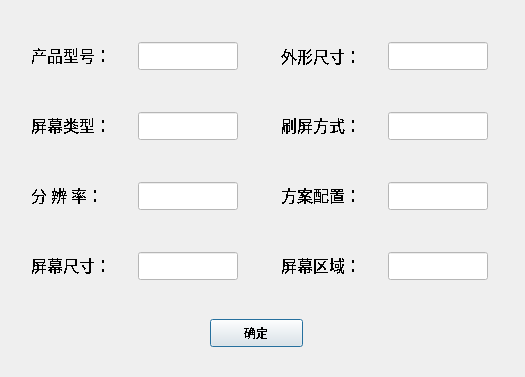
<?xml version="1.0" encoding="UTF-8"?>
<ui version="4.0">
 <class>production_feature_window</class>
 <widget class="QDialog" name="production_feature_window">
  <property name="geometry">
   <rect>
    <x>0</x>
    <y>0</y>
    <width>525</width>
    <height>377</height>
   </rect>
  </property>
  <property name="minimumSize">
   <size>
    <width>525</width>
    <height>377</height>
   </size>
  </property>
  <property name="maximumSize">
   <size>
    <width>525</width>
    <height>377</height>
   </size>
  </property>
  <property name="windowTitle">
   <string>型号特征</string>
  </property>
  <property name="windowIcon">
   <iconset theme="产品型号" resource="resources.qrc">
    <normaloff>:/resourse/canshu.png</normaloff>:/resourse/canshu.png</iconset>
  </property>
  <widget class="QWidget" name="horizontalLayoutWidget_11">
   <property name="geometry">
    <rect>
     <x>280</x>
     <y>240</y>
     <width>209</width>
     <height>51</height>
    </rect>
   </property>
   <property name="font">
    <font>
     <stylestrategy>NoAntialias</stylestrategy>
    </font>
   </property>
   <layout class="QHBoxLayout" name="horizontalLayout_11">
    <item>
     <widget class="QLabel" name="label_11">
      <property name="minimumSize">
       <size>
        <width>100</width>
        <height>49</height>
       </size>
      </property>
      <property name="maximumSize">
       <size>
        <width>100</width>
        <height>50</height>
       </size>
      </property>
      <property name="baseSize">
       <size>
        <width>0</width>
        <height>1</height>
       </size>
      </property>
      <property name="font">
       <font>
        <family>宋体</family>
        <pointsize>12</pointsize>
        <stylestrategy>NoAntialias</stylestrategy>
       </font>
      </property>
      <property name="styleSheet">
       <string notr="true">color: rgb(0, 0, 0);</string>
      </property>
      <property name="text">
       <string>屏幕区域：</string>
      </property>
     </widget>
    </item>
    <item>
     <widget class="QLineEdit" name="lineEdit_8">
      <property name="minimumSize">
       <size>
        <width>100</width>
        <height>28</height>
       </size>
      </property>
      <property name="maximumSize">
       <size>
        <width>100</width>
        <height>26</height>
       </size>
      </property>
      <property name="font">
       <font>
        <stylestrategy>NoAntialias</stylestrategy>
       </font>
      </property>
      <property name="styleSheet">
       <string notr="true">background-color: rgb(255, 255, 255);</string>
      </property>
     </widget>
    </item>
   </layout>
  </widget>
  <widget class="QWidget" name="horizontalLayoutWidget_12">
   <property name="geometry">
    <rect>
     <x>30</x>
     <y>30</y>
     <width>209</width>
     <height>51</height>
    </rect>
   </property>
   <property name="font">
    <font>
     <stylestrategy>NoAntialias</stylestrategy>
    </font>
   </property>
   <layout class="QHBoxLayout" name="horizontalLayout_12">
    <item>
     <widget class="QLabel" name="label_12">
      <property name="minimumSize">
       <size>
        <width>100</width>
        <height>49</height>
       </size>
      </property>
      <property name="maximumSize">
       <size>
        <width>100</width>
        <height>50</height>
       </size>
      </property>
      <property name="baseSize">
       <size>
        <width>0</width>
        <height>1</height>
       </size>
      </property>
      <property name="font">
       <font>
        <family>宋体</family>
        <pointsize>12</pointsize>
        <stylestrategy>NoAntialias</stylestrategy>
       </font>
      </property>
      <property name="styleSheet">
       <string notr="true">color: rgb(0, 0, 0);</string>
      </property>
      <property name="text">
       <string>产品型号：</string>
      </property>
     </widget>
    </item>
    <item>
     <widget class="QLineEdit" name="lineEdit_9">
      <property name="minimumSize">
       <size>
        <width>100</width>
        <height>28</height>
       </size>
      </property>
      <property name="maximumSize">
       <size>
        <width>100</width>
        <height>26</height>
       </size>
      </property>
      <property name="font">
       <font>
        <stylestrategy>NoAntialias</stylestrategy>
       </font>
      </property>
      <property name="styleSheet">
       <string notr="true">background-color: rgb(255, 255, 255);</string>
      </property>
     </widget>
    </item>
   </layout>
  </widget>
  <widget class="QWidget" name="horizontalLayoutWidget_10">
   <property name="geometry">
    <rect>
     <x>280</x>
     <y>170</y>
     <width>209</width>
     <height>51</height>
    </rect>
   </property>
   <property name="font">
    <font>
     <stylestrategy>NoAntialias</stylestrategy>
    </font>
   </property>
   <layout class="QHBoxLayout" name="horizontalLayout_10">
    <item>
     <widget class="QLabel" name="label_10">
      <property name="minimumSize">
       <size>
        <width>100</width>
        <height>49</height>
       </size>
      </property>
      <property name="maximumSize">
       <size>
        <width>100</width>
        <height>50</height>
       </size>
      </property>
      <property name="baseSize">
       <size>
        <width>0</width>
        <height>1</height>
       </size>
      </property>
      <property name="font">
       <font>
        <family>宋体</family>
        <pointsize>12</pointsize>
        <stylestrategy>NoAntialias</stylestrategy>
       </font>
      </property>
      <property name="styleSheet">
       <string notr="true">color: rgb(0, 0, 0);</string>
      </property>
      <property name="text">
       <string>方案配置：</string>
      </property>
     </widget>
    </item>
    <item>
     <widget class="QLineEdit" name="lineEdit_7">
      <property name="minimumSize">
       <size>
        <width>100</width>
        <height>28</height>
       </size>
      </property>
      <property name="maximumSize">
       <size>
        <width>100</width>
        <height>26</height>
       </size>
      </property>
      <property name="font">
       <font>
        <stylestrategy>NoAntialias</stylestrategy>
       </font>
      </property>
      <property name="styleSheet">
       <string notr="true">background-color: rgb(255, 255, 255);</string>
      </property>
     </widget>
    </item>
   </layout>
  </widget>
  <widget class="QWidget" name="horizontalLayoutWidget_6">
   <property name="geometry">
    <rect>
     <x>280</x>
     <y>30</y>
     <width>209</width>
     <height>51</height>
    </rect>
   </property>
   <property name="font">
    <font>
     <stylestrategy>NoAntialias</stylestrategy>
    </font>
   </property>
   <layout class="QHBoxLayout" name="horizontalLayout_6">
    <item>
     <widget class="QLabel" name="label_6">
      <property name="minimumSize">
       <size>
        <width>100</width>
        <height>49</height>
       </size>
      </property>
      <property name="maximumSize">
       <size>
        <width>100</width>
        <height>54</height>
       </size>
      </property>
      <property name="baseSize">
       <size>
        <width>0</width>
        <height>1</height>
       </size>
      </property>
      <property name="font">
       <font>
        <family>宋体</family>
        <pointsize>12</pointsize>
        <stylestrategy>NoAntialias</stylestrategy>
       </font>
      </property>
      <property name="styleSheet">
       <string notr="true">color: rgb(0, 0, 0);</string>
      </property>
      <property name="text">
       <string>外形尺寸：</string>
      </property>
     </widget>
    </item>
    <item>
     <widget class="QLineEdit" name="lineEdit_3">
      <property name="minimumSize">
       <size>
        <width>100</width>
        <height>28</height>
       </size>
      </property>
      <property name="maximumSize">
       <size>
        <width>100</width>
        <height>26</height>
       </size>
      </property>
      <property name="font">
       <font>
        <stylestrategy>NoAntialias</stylestrategy>
       </font>
      </property>
      <property name="styleSheet">
       <string notr="true">background-color: rgb(255, 255, 255);</string>
      </property>
     </widget>
    </item>
   </layout>
  </widget>
  <widget class="QWidget" name="horizontalLayoutWidget_7">
   <property name="geometry">
    <rect>
     <x>30</x>
     <y>170</y>
     <width>209</width>
     <height>51</height>
    </rect>
   </property>
   <property name="font">
    <font>
     <stylestrategy>NoAntialias</stylestrategy>
    </font>
   </property>
   <layout class="QHBoxLayout" name="horizontalLayout_7">
    <item>
     <widget class="QLabel" name="label_7">
      <property name="minimumSize">
       <size>
        <width>100</width>
        <height>49</height>
       </size>
      </property>
      <property name="maximumSize">
       <size>
        <width>100</width>
        <height>50</height>
       </size>
      </property>
      <property name="baseSize">
       <size>
        <width>0</width>
        <height>1</height>
       </size>
      </property>
      <property name="font">
       <font>
        <family>宋体</family>
        <pointsize>12</pointsize>
        <stylestrategy>NoAntialias</stylestrategy>
       </font>
      </property>
      <property name="styleSheet">
       <string notr="true">color: rgb(0, 0, 0);</string>
      </property>
      <property name="text">
       <string>分 辨 率：</string>
      </property>
     </widget>
    </item>
    <item>
     <widget class="QLineEdit" name="lineEdit_4">
      <property name="minimumSize">
       <size>
        <width>100</width>
        <height>28</height>
       </size>
      </property>
      <property name="maximumSize">
       <size>
        <width>100</width>
        <height>26</height>
       </size>
      </property>
      <property name="font">
       <font>
        <stylestrategy>NoAntialias</stylestrategy>
       </font>
      </property>
      <property name="styleSheet">
       <string notr="true">border-color: rgb(85, 255, 127);
background-color: rgb(255, 255, 255);</string>
      </property>
     </widget>
    </item>
   </layout>
  </widget>
  <widget class="QPushButton" name="pushButton">
   <property name="geometry">
    <rect>
     <x>210</x>
     <y>319</y>
     <width>93</width>
     <height>28</height>
    </rect>
   </property>
   <property name="font">
    <font>
     <stylestrategy>NoAntialias</stylestrategy>
    </font>
   </property>
   <property name="text">
    <string>确定</string>
   </property>
   <property name="autoRepeatDelay">
    <number>295</number>
   </property>
  </widget>
  <widget class="QWidget" name="horizontalLayoutWidget_5">
   <property name="geometry">
    <rect>
     <x>30</x>
     <y>100</y>
     <width>209</width>
     <height>51</height>
    </rect>
   </property>
   <property name="font">
    <font>
     <stylestrategy>NoAntialias</stylestrategy>
    </font>
   </property>
   <layout class="QHBoxLayout" name="horizontalLayout_5">
    <item>
     <widget class="QLabel" name="label_5">
      <property name="minimumSize">
       <size>
        <width>100</width>
        <height>49</height>
       </size>
      </property>
      <property name="maximumSize">
       <size>
        <width>100</width>
        <height>50</height>
       </size>
      </property>
      <property name="baseSize">
       <size>
        <width>0</width>
        <height>1</height>
       </size>
      </property>
      <property name="font">
       <font>
        <family>宋体</family>
        <pointsize>12</pointsize>
        <stylestrategy>NoAntialias</stylestrategy>
       </font>
      </property>
      <property name="styleSheet">
       <string notr="true">color: rgb(0, 0, 0);</string>
      </property>
      <property name="text">
       <string>屏幕类型：</string>
      </property>
     </widget>
    </item>
    <item>
     <widget class="QLineEdit" name="lineEdit_2">
      <property name="minimumSize">
       <size>
        <width>100</width>
        <height>28</height>
       </size>
      </property>
      <property name="maximumSize">
       <size>
        <width>100</width>
        <height>26</height>
       </size>
      </property>
      <property name="font">
       <font>
        <stylestrategy>NoAntialias</stylestrategy>
       </font>
      </property>
      <property name="styleSheet">
       <string notr="true">background-color: rgb(255, 255, 255);</string>
      </property>
     </widget>
    </item>
   </layout>
  </widget>
  <widget class="QWidget" name="horizontalLayoutWidget_9">
   <property name="geometry">
    <rect>
     <x>30</x>
     <y>240</y>
     <width>209</width>
     <height>51</height>
    </rect>
   </property>
   <property name="font">
    <font>
     <stylestrategy>NoAntialias</stylestrategy>
    </font>
   </property>
   <layout class="QHBoxLayout" name="horizontalLayout_9">
    <item>
     <widget class="QLabel" name="label_9">
      <property name="minimumSize">
       <size>
        <width>100</width>
        <height>49</height>
       </size>
      </property>
      <property name="maximumSize">
       <size>
        <width>100</width>
        <height>50</height>
       </size>
      </property>
      <property name="baseSize">
       <size>
        <width>0</width>
        <height>1</height>
       </size>
      </property>
      <property name="font">
       <font>
        <family>宋体</family>
        <pointsize>12</pointsize>
        <stylestrategy>NoAntialias</stylestrategy>
       </font>
      </property>
      <property name="styleSheet">
       <string notr="true">color: rgb(0, 0, 0);</string>
      </property>
      <property name="text">
       <string>屏幕尺寸：</string>
      </property>
     </widget>
    </item>
    <item>
     <widget class="QLineEdit" name="lineEdit_6">
      <property name="minimumSize">
       <size>
        <width>100</width>
        <height>28</height>
       </size>
      </property>
      <property name="maximumSize">
       <size>
        <width>100</width>
        <height>26</height>
       </size>
      </property>
      <property name="font">
       <font>
        <stylestrategy>NoAntialias</stylestrategy>
       </font>
      </property>
      <property name="styleSheet">
       <string notr="true">background-color: rgb(255, 255, 255);</string>
      </property>
     </widget>
    </item>
   </layout>
  </widget>
  <widget class="QWidget" name="horizontalLayoutWidget_8">
   <property name="geometry">
    <rect>
     <x>280</x>
     <y>100</y>
     <width>209</width>
     <height>51</height>
    </rect>
   </property>
   <property name="font">
    <font>
     <stylestrategy>NoAntialias</stylestrategy>
    </font>
   </property>
   <layout class="QHBoxLayout" name="horizontalLayout_8">
    <item>
     <widget class="QLabel" name="label_8">
      <property name="minimumSize">
       <size>
        <width>100</width>
        <height>49</height>
       </size>
      </property>
      <property name="maximumSize">
       <size>
        <width>100</width>
        <height>50</height>
       </size>
      </property>
      <property name="baseSize">
       <size>
        <width>0</width>
        <height>1</height>
       </size>
      </property>
      <property name="font">
       <font>
        <family>宋体</family>
        <pointsize>12</pointsize>
        <stylestrategy>NoAntialias</stylestrategy>
       </font>
      </property>
      <property name="styleSheet">
       <string notr="true">color: rgb(0, 0, 0);</string>
      </property>
      <property name="text">
       <string>刷屏方式：</string>
      </property>
     </widget>
    </item>
    <item>
     <widget class="QLineEdit" name="lineEdit_5">
      <property name="minimumSize">
       <size>
        <width>100</width>
        <height>28</height>
       </size>
      </property>
      <property name="maximumSize">
       <size>
        <width>100</width>
        <height>26</height>
       </size>
      </property>
      <property name="font">
       <font>
        <stylestrategy>NoAntialias</stylestrategy>
       </font>
      </property>
      <property name="styleSheet">
       <string notr="true">background-color: rgb(255, 255, 255);border-color: rgb(85, 255, 127);</string>
      </property>
     </widget>
    </item>
   </layout>
  </widget>
 </widget>
 <resources>
  <include location="resources.qrc"/>
 </resources>
 <connections/>
</ui>
